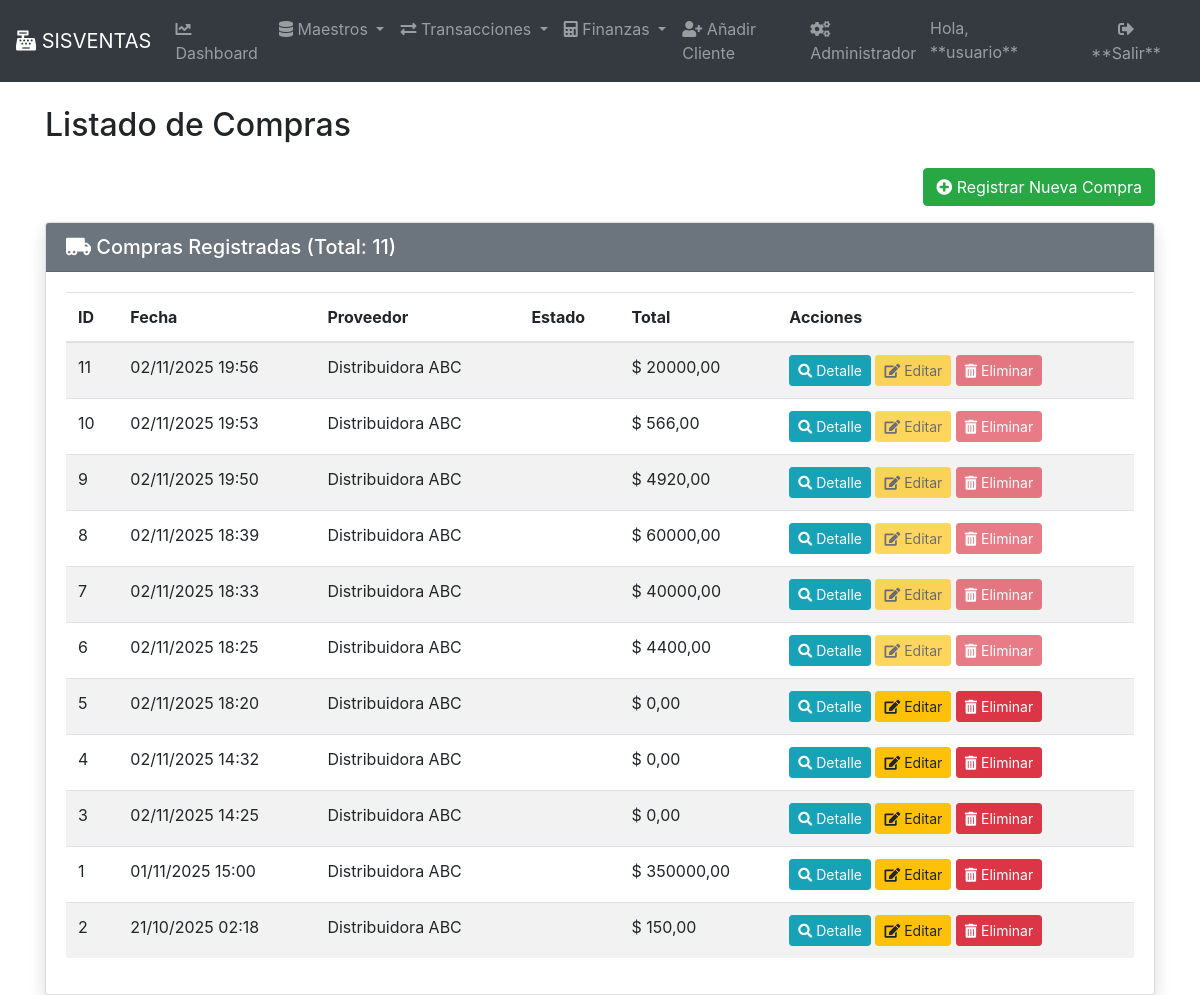
The page /compras/ (signed in) on the database its author committed.
### gestion/models.py (models this page shows, shortened)
class Compra(models.Model):
    proveedor = models.ForeignKey(Proveedor, on_delete=models.PROTECT)
    empleado = models.ForeignKey(Empleado, on_delete=models.SET_NULL, null=True)
    fecha = models.DateTimeField(auto_now_add=True)
    total = models.DecimalField(max_digits=10, decimal_places=2, default=0)
    estado = models.CharField(max_length=50, default='Pendiente')
    class Meta:
        verbose_name_plural = "Compras"

class Proveedor(models.Model):
    nombre = models.CharField(max_length=100, unique=True)
    contacto = models.CharField(max_length=100)
    telefono = models.CharField(max_length=15)
    email = models.EmailField(max_length=255, blank=True, null=True)
    class Meta:
        verbose_name_plural = "Proveedores"
    def __str__(self):
        return self.nombre

### gestion/views.py (the view)
# urls.py: path('compras/', CompraListView.as_view(), name='compra_lista'),
class CompraListView(BaseListView):
    model = Compra
    template_name = 'gestion/compras/compra_list.html'
    context_object_name = 'compras'
    titulo_pagina = 'Listado de Compras'
    ordering = ['-fecha']

### gestion/views_base.py (called while the page is built)
    def get_context_data(self, **kwargs):
        context = super().get_context_data(**kwargs)
        context['titulo_pagina'] = self.titulo_pagina
        return context

### gestion/templates/gestion/compras/compra_list.html (shortened to what this page needs)
{% extends 'base.html' %}
{% load static %}
{% block content %}
<h2 class="mt-4 mb-4">{{ titulo_pagina }}</h2>
<div class="d-flex justify-content-end mb-3">
    <a href="{% url 'compra_crear' %}" class="btn btn-success">
        <i class="fas fa-plus-circle"></i> Registrar Nueva Compra
    </a>
</div>
<div class="card shadow">
    <div class="card-header bg-secondary text-white">
        <h5 class="mb-0"><i class="fas fa-truck-moving"></i> Compras Registradas (Total: {{ compras|length }})</h5>
    </div>
    <div class="card-body">
        {% if compras %}
        <div class="table-responsive">
            <table class="table table-striped table-hover align-middle">
                <thead>
                    <tr>
                        <th>ID</th>
                        <th>Fecha</th>
                        <th>Proveedor</th>
                        <th>Estado</th>
                        <th>Total</th>
                        <th>Acciones</th>
                    </tr>
                </thead>
                <tbody>
                    {% for compra in compras %}
                    <tr>
                        <td>{{ compra.id }}</td>
                        <td>{{ compra.fecha|date:"d/m/Y H:i" }}</td>
                        <td>{{ compra.proveedor }}</td>
                        <td>{{ compra.get_estado_display }}</td>
                        <td>$ {{ compra.total|floatformat:2 }}</td>
                        <td class="text-nowrap">
                            <a href="{% url 'compra_detalle' pk=compra.pk %}" class="btn btn-sm btn-info" title="Ver Detalle / Editar Items"><i class="fas fa-search"></i> Detalle</a>
                            {% if compra.estado != 'FINALIZADA' %}
                            <a href="{% url 'compra_editar_cabecera' pk=compra.pk %}" class="btn btn-sm btn-warning" title="Editar Cabecera"><i class="fas fa-edit"></i> Editar</a>
                            {% else %}
                            <button class="btn btn-sm btn-warning disabled" title="Compra Finalizada" disabled><i class="fas fa-edit"></i> Editar</button>
                            {% endif %}
                            {% if compra.estado != 'FINALIZADA' %}
                            <a href="{% url 'compra_eliminar' pk=compra.pk %}" class="btn btn-sm btn-danger" title="Eliminar"><i class="fas fa-trash-alt"></i> Eliminar</a>
                            {% else %}
                            <button class="btn btn-sm btn-danger disabled" title="No se puede eliminar una Compra Finalizada" disabled><i class="fas fa-trash-alt"></i> Eliminar</button>
                            {% endif %}
                        </td>
                    </tr>
                    {% empty %}
                    <tr>
                        <td colspan="6" class="text-center">No hay compras registradas.</td>
                    </tr>
                    {% endfor %}
                </tbody>
            </table>
        </div>
        {% else %}
        <div class="alert alert-info" role="alert">
            No hay compras registradas aún.
        </div>
        {% endif %}
    </div>
</div>
{% endblock %}

### templates/base.html (shortened to what this page needs)
<!DOCTYPE html>
<html lang="es">
<head>
    <link href="https://stackpath.bootstrapcdn.com/bootstrap/4.5.2/css/bootstrap.min.css" rel="stylesheet">
    <link rel="stylesheet" href="https://cdnjs.cloudflare.com/ajax/libs/font-awesome/5.15.4/css/all.min.css">
</head>
<body>
    <nav class="navbar navbar-expand-lg navbar-dark bg-dark">
      <a class="navbar-brand" href="{% url 'dashboard' %}"><i class="fas fa-cash-register"></i> SISVENTAS</a>
      <div class="collapse navbar-collapse" id="navbarNav">
        <ul class="navbar-nav mr-auto">
          <li class="nav-item {% if request.resolver_match.url_name == 'dashboard' %}active{% endif %}">
            <a class="nav-link" href="{% url 'dashboard' %}"><i class="fas fa-chart-line"></i> Dashboard</a>
          </li>
          <li class="nav-item dropdown">
            <a class="nav-link dropdown-toggle" href="#" id="navbarDropdownMaestros" role="button" data-toggle="dropdown" aria-haspopup="true" aria-expanded="false">
              <i class="fas fa-database"></i> Maestros
            </a>
          </li>
          <li class="nav-item dropdown">
            <a class="nav-link dropdown-toggle" href="#" id="navbarDropdownTransacciones" role="button" data-toggle="dropdown" aria-haspopup="true" aria-expanded="false">
              <i class="fas fa-exchange-alt"></i> Transacciones
            </a>
          </li>
          <li class="nav-item dropdown">
            <a class="nav-link dropdown-toggle" href="#" id="navbarDropdownFinanzas" role="button" data-toggle="dropdown" aria-haspopup="true" aria-expanded="false">
              <i class="fas fa-calculator"></i> Finanzas
            </a>
          </li>
          <li class="nav-item">
            <a class="nav-link" href="{% url 'cliente_crear' %}"><i class="fas fa-user-plus"></i> Añadir Cliente</a>
          </li>
          <li class="nav-item">
            <a class="nav-link" href="{% url 'admin:index' %}"><i class="fas fa-cogs"></i> Administrador</a>
          </li>
        </ul>
        <ul class="navbar-nav ml-auto">
            {% if user.is_authenticated %}
            <li class="nav-item">
                <span class="navbar-text mr-3">Hola, **{{ user.username }}**</span>
            </li>
            <li class="nav-item">
                <form method="post" action="{% url 'logout' %}" class="form-inline">
                    <button type="submit" class="btn btn-link nav-link" style="color: rgba(255, 255, 255, 0.5); padding: 0.5rem 1rem;">
                        <i class="fas fa-sign-out-alt"></i> **Salir**
                    </button>
                </form>
            </li>
            {% else %}
            <li class="nav-item">
                <a class="nav-link" href="{% url 'login' %}"><i class="fas fa-sign-in-alt"></i> **Iniciar Sesión**</a>
            </li>
            {% endif %}
        </ul>
      </div>
    </nav>
    <main role="main" class="container">
        {% block content %}
        {% endblock %}
    </main>
</body>
</html>

### rows shown on the page
Compra: id "11", fecha "02/11/2025 19:56", proveedor "Distribuidora ABC", total "20000,00", estado "Editar"
Compra: id "10", fecha "02/11/2025 19:53", proveedor "Distribuidora ABC", total "566,00", estado "Editar"
Compra: id "9", fecha "02/11/2025 19:50", proveedor "Distribuidora ABC", total "4920,00", estado "Editar"
Compra: id "8", fecha "02/11/2025 18:39", proveedor "Distribuidora ABC", total "60000,00", estado "Editar"
Compra: id "7", fecha "02/11/2025 18:33", proveedor "Distribuidora ABC", total "40000,00", estado "Editar"
Compra: id "6", fecha "02/11/2025 18:25", proveedor "Distribuidora ABC", total "4400,00", estado "Editar"
Compra: id "5", fecha "02/11/2025 18:20", proveedor "Distribuidora ABC", total "0,00", estado "Editar"
Compra: id "4", fecha "02/11/2025 14:32", proveedor "Distribuidora ABC", total "0,00", estado "Editar"
Compra: id "3", fecha "02/11/2025 14:25", proveedor "Distribuidora ABC", total "0,00", estado "Editar"
Compra: id "1", fecha "01/11/2025 15:00", proveedor "Distribuidora ABC", total "350000,00", estado "Editar"
Compra: id "2", fecha "21/10/2025 02:18", proveedor "Distribuidora ABC", total "150,00", estado "Editar"

### other values the page prints
{{ user.username }} "usuario"
{{ titulo_pagina }} "Listado de Compras"
{{ compras|length }} "11"
